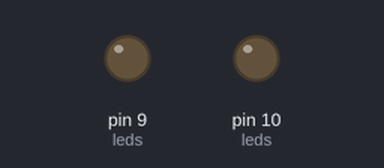
This sketch was run on a simulated Arduino Uno, built with avr-gcc and run on an emulated ATmega328P. Parts: output pins drawn as LEDs (lit = HIGH).

Above: at 0.05 s.
At 1.2 s:
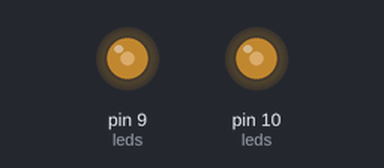
At 2.35 s:
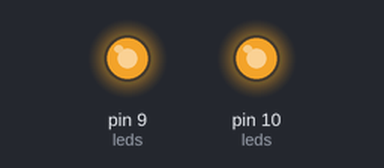
At 4.65 s:
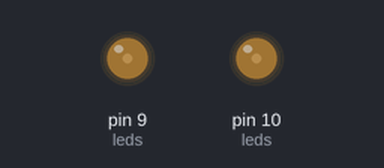
Timing chart, 0 to 6.7 s (numbered marks = the images above):
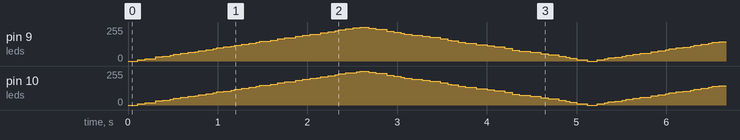

The sketch:

bonus_iib1_hw_pwm.ino
```cpp
struct pwmled{
  int pin;
  int brightness;
  int direction;

};

pwmled leds[]= {
  {9,0,1},
  {10,0,1}
};

const int ledcount = sizeof(leds) / sizeof(leds[0]);
const unsigned long pwm_period = 2000UL; //microseconds, 2000 mcs = 500Hz

unsigned long previous_animation = 0;
const unsigned long animation_interval = 10;


void setup(){

  for(int i =0; i < ledcount; i++){
    pinMode(leds[i].pin, OUTPUT);
  }

}

void loop(){
  unsigned long elapsed = micros() % pwm_period;
  unsigned long currenttime = millis();


  if (currenttime - previous_animation >= animation_interval){
    previous_animation = currenttime;

    for(int i=0; i < ledcount; i++){

    if(leds[i].brightness >= 255){

      leds[i].brightness = 255;
      leds[i].direction = -1;


    }

    if (leds[i].brightness <= 0){
      leds[i].brightness = 0;
      leds[i].direction = 1;
    }

  if(leds[i].direction == 1){

    leds[i].brightness++;
    //digitalWrite(leds[i].pin, HIGH);

  }
  else{
    leds[i].brightness--;
    //digitalWrite(leds[i].pin, LOW);
  }

    //update direction and brightness for every led
  }

}
  for(int i=0; i < ledcount; i++)
  {
    int brightness = constrain(leds[i].brightness,0,255);

    unsigned long ontime = (pwm_period * (unsigned long) brightness) / 255UL;

    if(elapsed < ontime){
      digitalWrite(leds[i].pin,HIGH);
    }

    else{
      digitalWrite(leds[i].pin,LOW);
    }

  }


}
```
